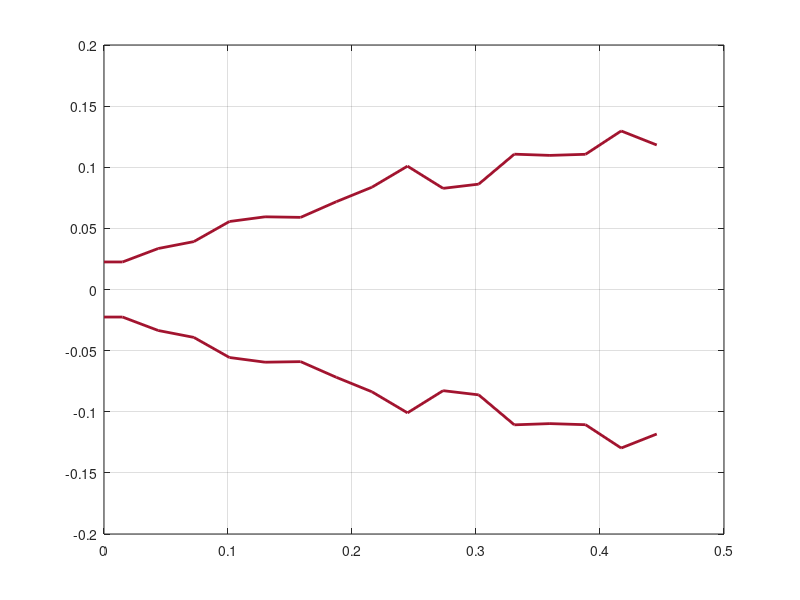

MATLAB code for this plot: (Note: this script raises an error after producing the figure.)
%% Optimum design for -45dB return loss from pattern search optimization 
clear;
c0 = 3e8;
F = 5e9;
lamb = c0./F;

R = [0.02253 0.02253 0.03353 0.03917 0.05562 0.05946 0.05901 0.07181 0.08365 0.1009 0.08275 0.08619 0.1107 0.1097 0.1106 0.1297...
    0.1182];
N = length(R) - 1;
Len = 0.4595;

l1 = lamb./4;
L = [l1 ones(1, N - 1)./N .* Len];

for i = 1:N
    L_axis(i) = sum(L(1:i));
end
L_axis = [0 L_axis];
figure;
plot(L_axis, R, 'LineWidth', 2, 'Color', [0.6350, 0.0780, 0.1840] );
hold on;
plot(L_axis, -R, 'LineWidth', 2, 'Color', [0.6350, 0.0780, 0.1840] );

grid on;

%% Iteration over the frequencies 

SP = [R(2:end) Len];

XMN_data = load('Xmn.mat');
str = XMN_data.Xmn;

fc_ = fc(R(2), 1, 1);

F = linspace(fc_(1)+fc_(1)./100, fc_(3), 100);
% F = 5e9;
% objective = @(x) GSM_N_opt_allvar(SP(1:N), SP(N+1), x(1:length(F)), 0);

for i = 1:length(F)
 RL(i) = GSM_N_opt_allvar(SP(1:N), SP(N+1), F(i), 0);
end

figure;
plot(F*1e-9, RL, 'LineWidth', 2);
